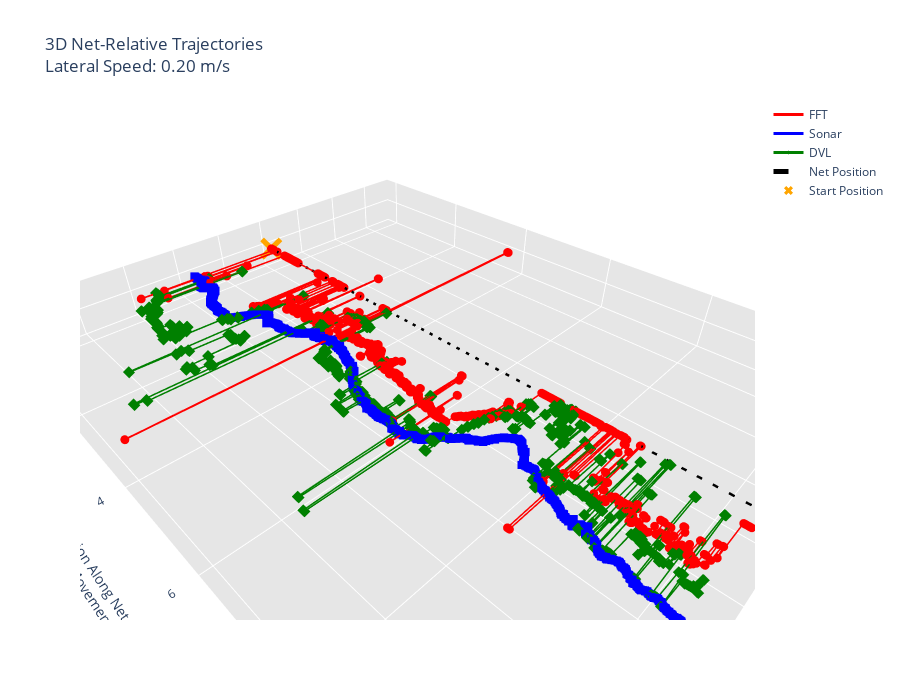
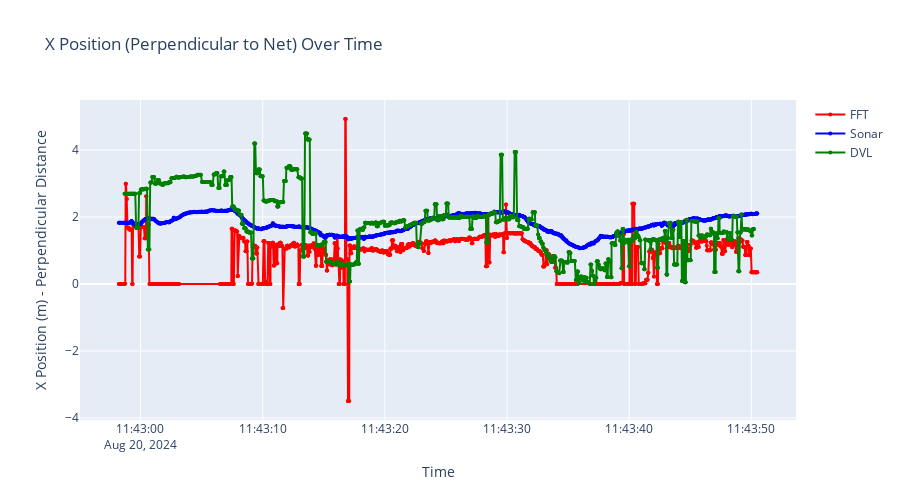
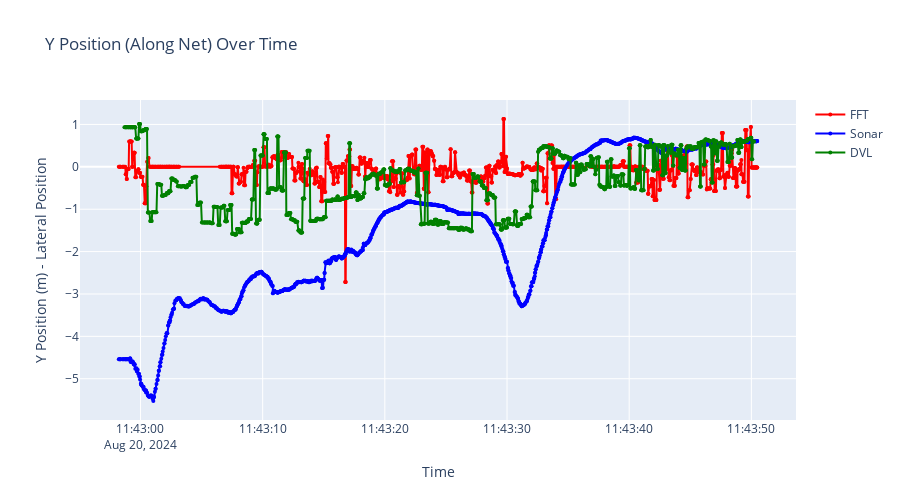

The cell these charts' notebook holds for them, in order:
### Markdown cell above
## 7. Net-Relative XY Position Plots

Visualize the robot's trajectory relative to the net plane in XY coordinates from all systems.

### Code cell
# Display XY position plots
if three_sync_df is not None and not three_sync_df.empty and visualizer is not None:
    # Configure lateral speed (robot moving along net)
    LATERAL_SPEED_M_S = 0.2  # meters per second (adjust based on actual speed)
    
    # Generate and save all XY plots
    xy_plot_results = generate_and_save_xy_plots(
        three_sync_df, 
        visualizer, 
        TARGET_BAG, 
        PLOTS_DIR, 
        lateral_speed_m_s=LATERAL_SPEED_M_S
    )
else:
    print("✗ No synchronized data or visualizer available for XY plots")

### Figure 1 — Plotly figure (JSON) as saved in the notebook; plotly's stock layout.template omitted (floating-point values rounded to 4 significant figures; data arrays with more than 128 entries replaced by an {"elided": "..."} marker saying what was removed)
{"data": [{"line": {"color": "red", "width": 3}, "marker": {"color": "red", "size": 3, "symbol": "circle"}, "mode": "lines+markers", "name": "FFT", "type": "scatter3d", "x": {"elided": "1518 float values"}, "y": {"elided": "1518 float values"}, "z": {"elided": "1518 int values"}}, {"line": {"color": "blue", "width": 3}, "marker": {"color": "blue", "size": 3, "symbol": "square"}, "mode": "lines+markers", "name": "Sonar", "type": "scatter3d", "x": {"elided": "1612 float values"}, "y": {"elided": "1612 float values"}, "z": {"elided": "1612 int values"}}, {"line": {"color": "green", "width": 3}, "marker": {"color": "green", "size": 3, "symbol": "diamond"}, "mode": "lines+markers", "name": "DVL", "type": "scatter3d", "x": {"elided": "1593 float values"}, "y": {"elided": "1593 float values"}, "z": {"elided": "1593 int values"}}, {"line": {"color": "black", "dash": "dash", "width": 5}, "mode": "lines", "name": "Net Position", "type": "scatter3d", "x": [0, 0], "y": [0, 10.45], "z": [0, 0]}, {"marker": {"color": "orange", "size": 8, "symbol": "x"}, "mode": "markers", "name": "Start Position", "type": "scatter3d", "x": [1.044e-05], "y": [0], "z": [0]}], "layout": {"height": 700, "hovermode": "closest", "scene": {"aspectmode": "data", "xaxis": {"backgroundcolor": "rgb(230, 230,230)", "title": {"text": "Distance to Net (m)<br>Perpendicular"}}, "yaxis": {"backgroundcolor": "rgb(230, 230,230)", "title": {"text": "Position Along Net (m)<br>Lateral Movement"}}, "zaxis": {"backgroundcolor": "rgb(230, 230,230)", "title": {"text": "Height (m)"}}}, "showlegend": true, "title": {"text": "3D Net-Relative Trajectories<br>Lateral Speed: 0.20 m/s"}, "width": 900}}

### Figure 2 — Plotly figure (JSON) as saved in the notebook; plotly's stock layout.template omitted (floating-point values rounded to 4 significant figures; data arrays with more than 128 entries replaced by an {"elided": "..."} marker saying what was removed)
{"data": [{"line": {"color": "red", "width": 2}, "marker": {"size": 4}, "mode": "lines+markers", "name": "FFT", "type": "scatter", "x": {"elided": "1518 str values"}, "y": {"elided": "1518 float values"}}, {"line": {"color": "blue", "width": 2}, "marker": {"size": 4}, "mode": "lines+markers", "name": "Sonar", "type": "scatter", "x": {"elided": "1612 str values"}, "y": {"elided": "1612 float values"}}, {"line": {"color": "green", "width": 2}, "marker": {"size": 4}, "mode": "lines+markers", "name": "DVL", "type": "scatter", "x": {"elided": "1593 str values"}, "y": {"elided": "1593 float values"}}], "layout": {"height": 500, "hovermode": "closest", "showlegend": true, "title": {"text": "X Position (Perpendicular to Net) Over Time"}, "xaxis": {"title": {"text": "Time"}}, "yaxis": {"title": {"text": "X Position (m) - Perpendicular Distance"}}}}

### Figure 3 — Plotly figure (JSON) as saved in the notebook; plotly's stock layout.template omitted (floating-point values rounded to 4 significant figures; data arrays with more than 128 entries replaced by an {"elided": "..."} marker saying what was removed)
{"data": [{"line": {"color": "red", "width": 2}, "marker": {"size": 4}, "mode": "lines+markers", "name": "FFT", "type": "scatter", "x": {"elided": "1518 str values"}, "y": {"elided": "1518 float values"}}, {"line": {"color": "blue", "width": 2}, "marker": {"size": 4}, "mode": "lines+markers", "name": "Sonar", "type": "scatter", "x": {"elided": "1612 str values"}, "y": {"elided": "1612 float values"}}, {"line": {"color": "green", "width": 2}, "marker": {"size": 4}, "mode": "lines+markers", "name": "DVL", "type": "scatter", "x": {"elided": "1593 str values"}, "y": {"elided": "1593 float values"}}], "layout": {"height": 500, "hovermode": "closest", "showlegend": true, "title": {"text": "Y Position (Along Net) Over Time"}, "xaxis": {"title": {"text": "Time"}}, "yaxis": {"title": {"text": "Y Position (m) - Lateral Position"}}}}
